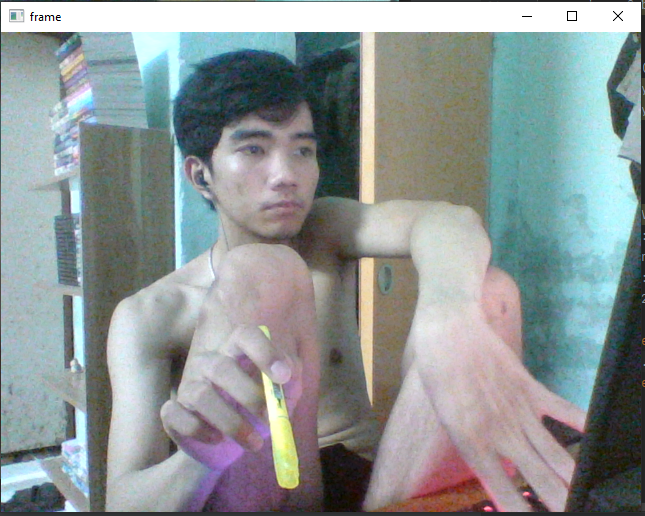
#> input picture image_opencv/virtual_painter/image.png, 645 x 516 px, given in place of the camera
$ python vitual_painter.py
#> lines starting #> are read from the running program, lines starting #| are printed output that depends on the picture; after the words box and inside, x2 and y2 are one past the last pixel; in counts of white or black regions, pixels touching at a corner belong together
import cv2
import numpy as np
frameWidth = 640
frameHeight = 480
cap = cv2.VideoCapture(0)
cap.set(3, frameWidth)
cap.set(4, frameHeight)
cap.set(10,150)

myColors = [[0,116,146,179,255,255]] #HSV range you find with HSV_range.py
myColorValues =[[0,255,0]]

myPoints =  []  ## [x , y , colorId ]

def findColor(img,myColors,myColorValues):
    imgHSV = cv2.cvtColor(img, cv2.COLOR_BGR2HSV)
    count = 0
    newPoints=[]
    for color in myColors:
        lower = np.array(color[0:3])
        upper = np.array(color[3:6])
        mask = cv2.inRange(imgHSV,lower,upper)
        x,y=getContours(mask)
        cv2.circle(imgResult,(x,y),15,myColorValues[count],cv2.FILLED)
        if x!=0 and y!=0:
            newPoints.append([x,y,count])
        count +=1
        cv2.imshow(str(color[0]),mask)
    return newPoints

def getContours(img):
    contours,hierarchy = cv2.findContours(img,cv2.RETR_EXTERNAL,cv2.CHAIN_APPROX_NONE)
    x,y,w,h = 0,0,0,0
    for cnt in contours:
        area = cv2.contourArea(cnt)
        if area>500:
            #cv2.drawContours(imgResult, cnt, -1, (255, 0, 0), 3)
            peri = cv2.arcLength(cnt,True)
            approx = cv2.approxPolyDP(cnt,0.02*peri,True)
            x, y, w, h = cv2.boundingRect(approx)
    return x+w//2,y

def drawOnCanvas(myPoints,myColorValues):
    for point in myPoints:
        cv2.circle(imgResult, (point[0], point[1]), 10, myColorValues[point[2]], cv2.FILLED)


while True:
    success, img = cap.read()
#> img is the input picture: shape (516, 645, 3); mean B, G, R 150.9, 150.6, 142.1
    imgResult = img.copy()
    imgResult = cv2.flip(imgResult,1)
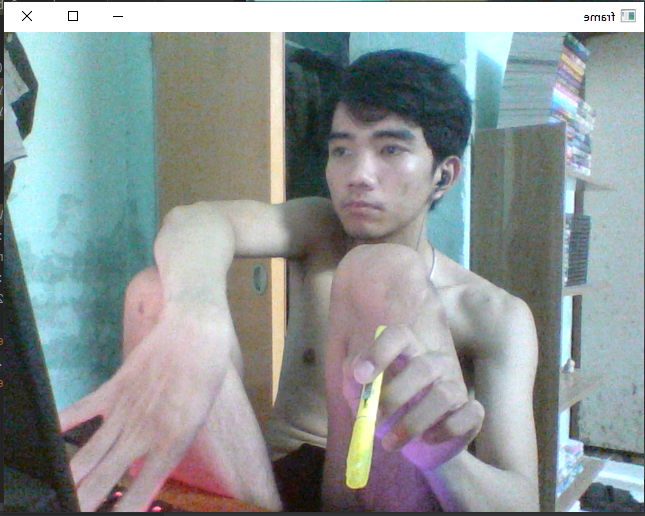
#> imgResult: shape (516, 645, 3); mean B, G, R 150.9, 150.6, 142.1
    newPoints = findColor(img, myColors,myColorValues)
#> in findColor, `imgHSV = cv2.cvtColor(img, cv2.COLOR_BGR2HSV)`: imgHSV: shape (516, 645, 3); mean H, S, V 78.8, 47, 159.6
#> the loop in findColor, `for color in myColors:` made 1 pass
#> (x, y) on pass 1: (445, 457)
#> pass 1, in findColor, `mask = cv2.inRange(imgHSV,lower,upper)`:
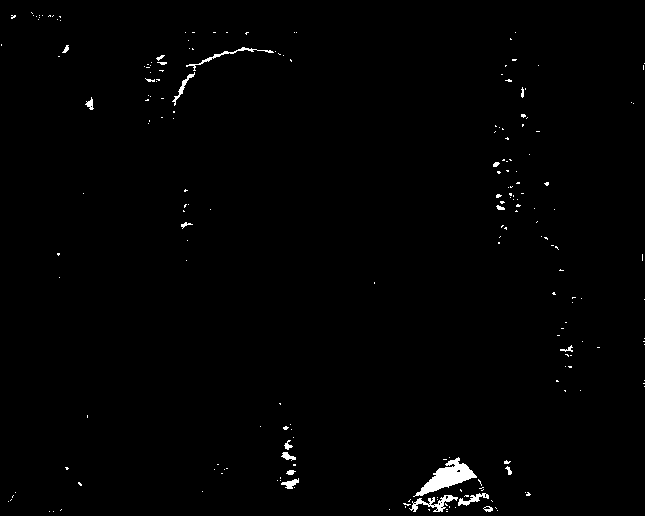
#> mask: shape (516, 645); 0.89% white; 209 white regions (188 under 20 px), largest, box (x1, y1, x2, y2) and area: (413, 457, 477, 497) 936, (409, 495, 458, 512) 294, (186, 47, 274, 71) 204
#> after the loop in findColor, `for color in myColors:`:
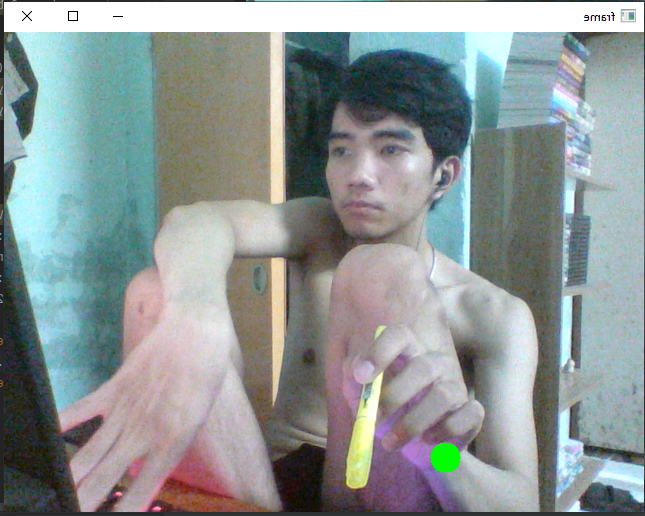
#> imgResult: shape (516, 645, 3); 0.21% of pixels changed, all inside (x1, y1, x2, y2) = (430, 442, 461, 473)
#> after the loop in findColor, `for color in myColors:`: count = 1; newPoints = [[445, 457, 0]]
#> newPoints = [[445, 457, 0]]
    if len(newPoints)!=0:
        for newP in newPoints:
            myPoints.append(newP)
#> this loop made 1 pass
#> after the loop, myPoints = [[445, 457, 0]]
    if len(myPoints)!=0:
        drawOnCanvas(myPoints,myColorValues)
#> the loop in drawOnCanvas, `for point in myPoints:` made 1 pass


    cv2.imshow("Result", imgResult)
    if cv2.waitKey(1) & 0xFF == ord('q'):
#> (key q is pressed here)
        break
